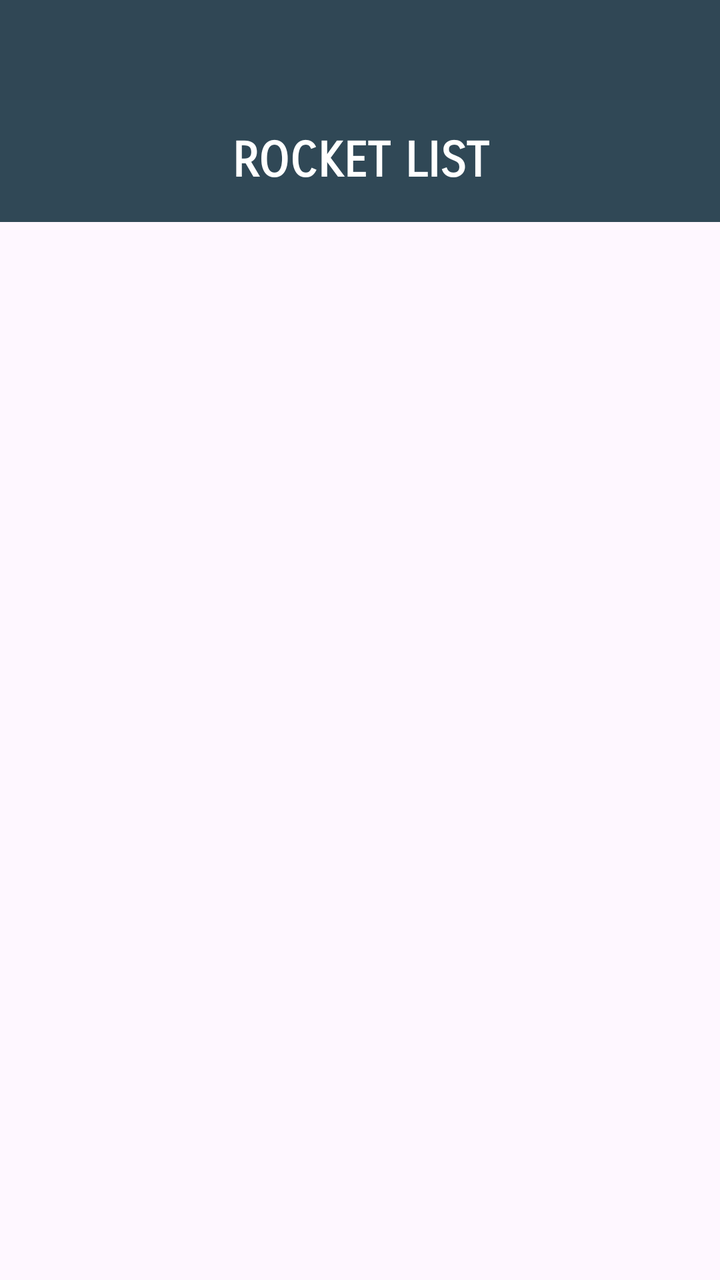
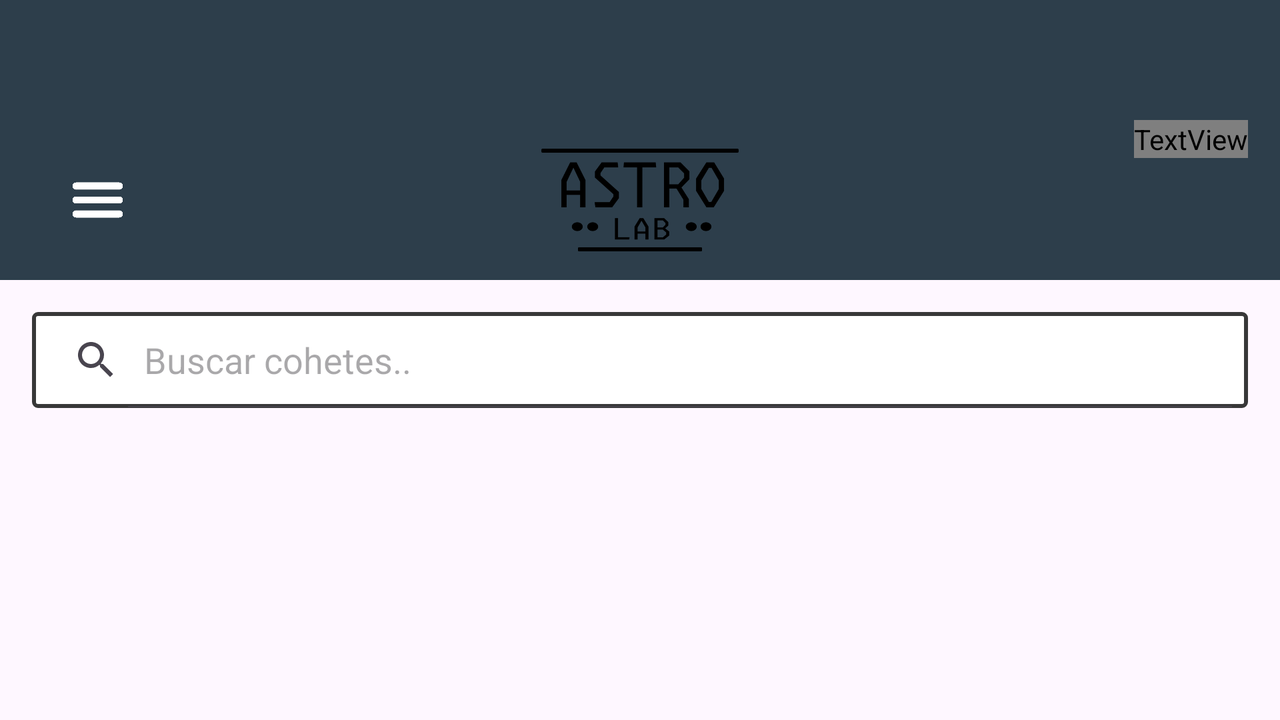

First picture: res/layout/ on a phone held upright. Second picture: the repository's own variant of that layout, on a device whose configuration matches the variant's folder. Source for both follows.
<!-- AndroidManifest.xml: application theme Theme.ICB0007UF1PR01samuelmateostovar -->
<!-- res/layout/rocket_list_fragment.xml -->
<?xml version="1.0" encoding="utf-8"?>
<androidx.constraintlayout.widget.ConstraintLayout
    xmlns:android="http://schemas.android.com/apk/res/android"
    xmlns:app="http://schemas.android.com/apk/res-auto"
    android:layout_width="match_parent"
    android:layout_height="match_parent">

    <androidx.constraintlayout.widget.ConstraintLayout
        android:id="@+id/clTopHeader"
        android:layout_width="0dp"
        android:layout_height="50dp"
        android:background="#304755"
        app:layout_constraintStart_toStartOf="parent"
        app:layout_constraintEnd_toEndOf="parent"
        app:layout_constraintTop_toTopOf="parent"
        app:layout_constraintBottom_toTopOf="@id/tvHeader"/>

    <TextView
        android:id="@+id/tvHeader"
        android:layout_width="0dp"
        android:layout_height="wrap_content"
        android:text="@string/rocket_list"
        android:textSize="24sp"
        android:fontFamily="sans-serif-smallcaps"
        android:textStyle="bold"
        android:textColor="@android:color/white"
        android:background="#304856"
        android:gravity="center"
        android:padding="16dp"
        app:layout_constraintTop_toBottomOf="@+id/clTopHeader"
        app:layout_constraintStart_toStartOf="parent"
        app:layout_constraintEnd_toEndOf="parent"/>

    <androidx.recyclerview.widget.RecyclerView
        android:id="@+id/recyclerRockets"
        android:layout_width="0dp"
        android:layout_height="0dp"
        app:layout_constraintTop_toBottomOf="@+id/tvHeader"
        app:layout_constraintStart_toStartOf="parent"
        app:layout_constraintEnd_toEndOf="parent"
        app:layout_constraintBottom_toBottomOf="parent" />

</androidx.constraintlayout.widget.ConstraintLayout>
<!-- resources referenced by this layout -->
<resources>
  <string name="rocket_list">ROCKET LIST</string>
  <style name="Theme.ICB0007UF1PR01samuelmateostovar" parent="Base.Theme.ICB0007UF1PR01samuelmateostovar" />
  <style name="Base.Theme.ICB0007UF1PR01samuelmateostovar" parent="Theme.Material3.DayNight.NoActionBar">
          
          
      </style>
</resources>
<!-- res/layout-land/rocket_list_fragment.xml (the repository's variant of the layout above) -->
<!-- drawn on the phone turned sideways -->
<?xml version="1.0" encoding="utf-8"?>
<LinearLayout
    xmlns:android="http://schemas.android.com/apk/res/android"
    xmlns:app="http://schemas.android.com/apk/res-auto"
    xmlns:tools="http://schemas.android.com/tools"
    android:layout_width="match_parent"
    android:layout_height="match_parent"
    android:orientation="vertical">

    <androidx.constraintlayout.widget.ConstraintLayout
        android:id="@+id/cl_topHeader"
        android:paddingTop="60dp"
        android:layout_width="match_parent"
        android:layout_height="wrap_content"
        android:background="#2D3E4B"
        android:gravity="center">

        <ImageView
            android:id="@+id/iv_menuHamburguesa"
            android:layout_width="25dp"
            android:layout_height="48dp"
            android:layout_margin="16dp"
            android:contentDescription="Menú hamburguesa"
            android:src="@drawable/hamburguesa"
            app:layout_constraintBottom_toBottomOf="parent"
            app:layout_constraintEnd_toStartOf="@+id/tv_header"
            app:layout_constraintStart_toStartOf="parent"
            app:layout_constraintTop_toTopOf="parent"
            app:layout_constraintHorizontal_bias="0.1"
            tools:ignore="HardcodedText" />

        <ImageView
            android:id="@+id/tv_header"
            android:layout_width="120dp"
            android:layout_height="80dp"
            android:padding="8dp"
            android:src="@drawable/astro_lab"
            app:layout_constraintEnd_toEndOf="parent"
            app:layout_constraintStart_toStartOf="parent"
            app:layout_constraintTop_toTopOf="parent" />

        <TextView
            android:id="@+id/tv_actualUser"
            android:layout_width="wrap_content"
            android:layout_height="wrap_content"
            android:text="@string/username"
            android:layout_margin="16dp"
            android:textSize="12sp"
            android:textColor="@color/theme"
            app:layout_constraintEnd_toEndOf="parent"/>

    </androidx.constraintlayout.widget.ConstraintLayout>

    <LinearLayout
        android:id="@+id/ly_recycler"
        android:layout_width="match_parent"
        android:layout_height="match_parent"
        android:orientation="vertical">

        <SearchView
            android:id="@+id/search_view"
            android:layout_margin="16dp"
            android:layout_width="match_parent"
            android:layout_height="wrap_content"
            android:queryHint="Buscar cohetes.."
            android:background="@drawable/search_view_background"
            android:iconifiedByDefault="false"/>

        <androidx.recyclerview.widget.RecyclerView
            android:id="@+id/rv_rockets"
            android:layout_margin="16dp"
            android:layout_width="match_parent"
            android:layout_height="match_parent"
            app:layout_constraintTop_toBottomOf="@+id/tv_header"
            app:layout_constraintStart_toStartOf="parent"
            app:layout_constraintEnd_toEndOf="parent"
            app:layout_constraintBottom_toBottomOf="parent" />
    </LinearLayout>

</LinearLayout>
<!-- resources referenced by the variant -->
<!-- as the phone turned sideways resolves them -->
<resources>
  <color name="theme">#FFFFFFFF</color>
  <!-- drawable astro_lab: png bitmap (drawable, 23612 bytes) -->
  <!-- drawable hamburguesa: png bitmap (drawable, 4052 bytes) -->
  <!-- drawable search_view_background (drawable) -->
  <shape xmlns:android="http://schemas.android.com/apk/res/android">
      <solid android:color="#FFFFFF" /> 
      <corners android:radius="2dp" /> 
      <stroke
          android:width="2dp"
          android:color="#383838" /> 
  </shape>
  <string name="username">Username</string>
  <style name="Theme.ICB0007UF1PR01samuelmateostovar" parent="Base.Theme.ICB0007UF1PR01samuelmateostovar" />
  <style name="Base.Theme.ICB0007UF1PR01samuelmateostovar" parent="Theme.Material3.DayNight.NoActionBar">
          
          
      </style>
</resources>
